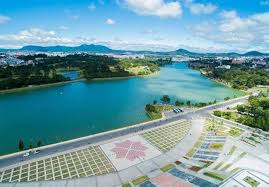
#> input picture lab5/excercise/DaLat2.jpg, 269 x 187 px
$ jupyter execute 3.2.ipynb
#> lines starting #> are read from the running program, lines starting #| are printed output that depends on the picture; after the words box and inside, x2 and y2 are one past the last pixel; in counts of white or black regions, pixels touching at a corner belong together
[cell 1]
import cv2
import numpy as np
import matplotlib.pyplot as plt
import os

# 1. Đọc ảnh
img_path = os.path.join("excercise", 'DaLat2.jpg')
img = cv2.imread(img_path)
#> img is the input picture: shape (187, 269, 3); mean B, G, R 164.1, 156, 110.4
if img is None:
    raise FileNotFoundError("Không tìm thấy ảnh DaLat2.jpg trong thư mục exercise")

# 2. Chuyển sang ảnh xám
gray = cv2.cvtColor(img, cv2.COLOR_BGR2GRAY)
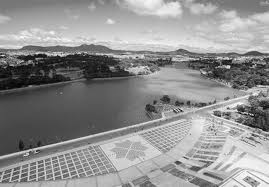
#> gray: shape (187, 269); min 2, max 254, mean 143.3

# 3. Chọn vùng hồ Xuân Hương (tọa độ mẫu - bạn có thể thay đổi nếu cần)
x, y, w, h = 0, 50, 250, 100 # ví dụ toạ độ hồ
roi = gray[y:y+h, x:x+w]
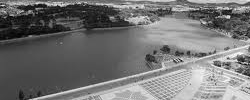
#> roi: shape (100, 250); min 2, max 252, mean 115.2

# 4. Xoay vùng chọn 45 độ (reshape=False để giữ kích thước gốc)
(h_roi, w_roi) = roi.shape
#> h_roi = 100; w_roi = 250
center = (w_roi // 2, h_roi // 2)
#> center = (125, 50)
M = cv2.getRotationMatrix2D(center, 45, 1.0)
rotated = cv2.warpAffine(roi, M, (w_roi, h_roi), flags=cv2.INTER_LINEAR)
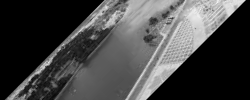
#> rotated: shape (100, 250); min 0, max 243, mean 69

# 5. Áp dụng Adaptive Thresholding
# Phải đảm bảo ảnh là kiểu uint8
adaptive = cv2.adaptiveThreshold(
    rotated, 255,
    cv2.ADAPTIVE_THRESH_GAUSSIAN_C,
    cv2.THRESH_BINARY,
    blockSize=11,  # khối lân cận
    C=60  # giá trị ngưỡng bị trừ đi
)
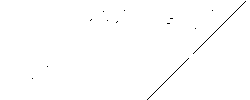
#> adaptive: shape (100, 250); 99.6% white; black in thin lines or dots, all inside (x1, y1, x2, y2) = (32, 1, 246, 100)

# 6. Lưu và hiển thị
output_path = "ho_xuan_huong.jpg"
cv2.imwrite(output_path, adaptive)

plt.imshow(adaptive, cmap='gray')
plt.title("Hồ Xuân Hương sau xoay và adaptive threshold")
plt.axis('off')
plt.show()
plt.imshow(roi, cmap='gray')
plt.title("Vùng cắt roi")
plt.axis('off')
plt.show()
